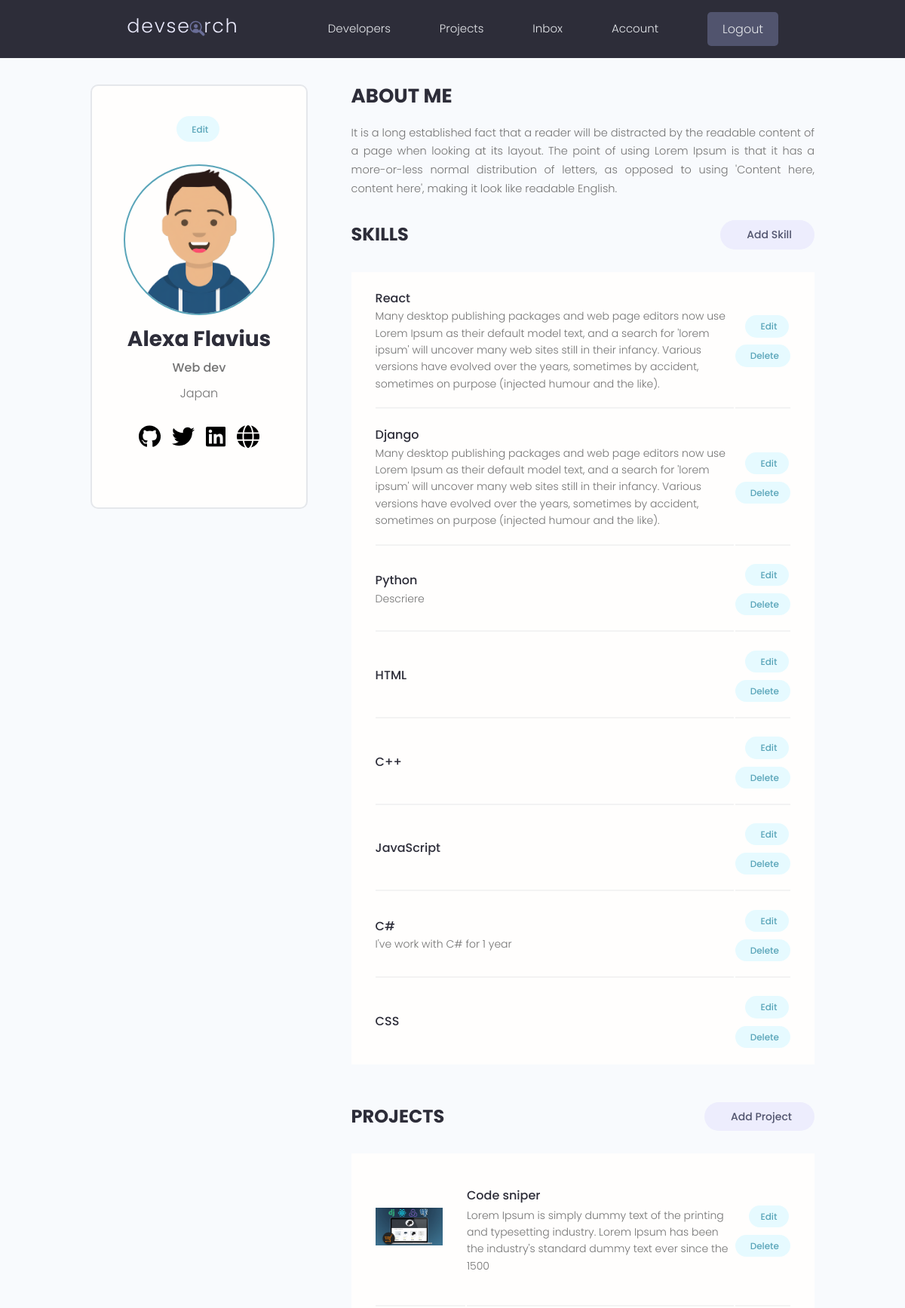
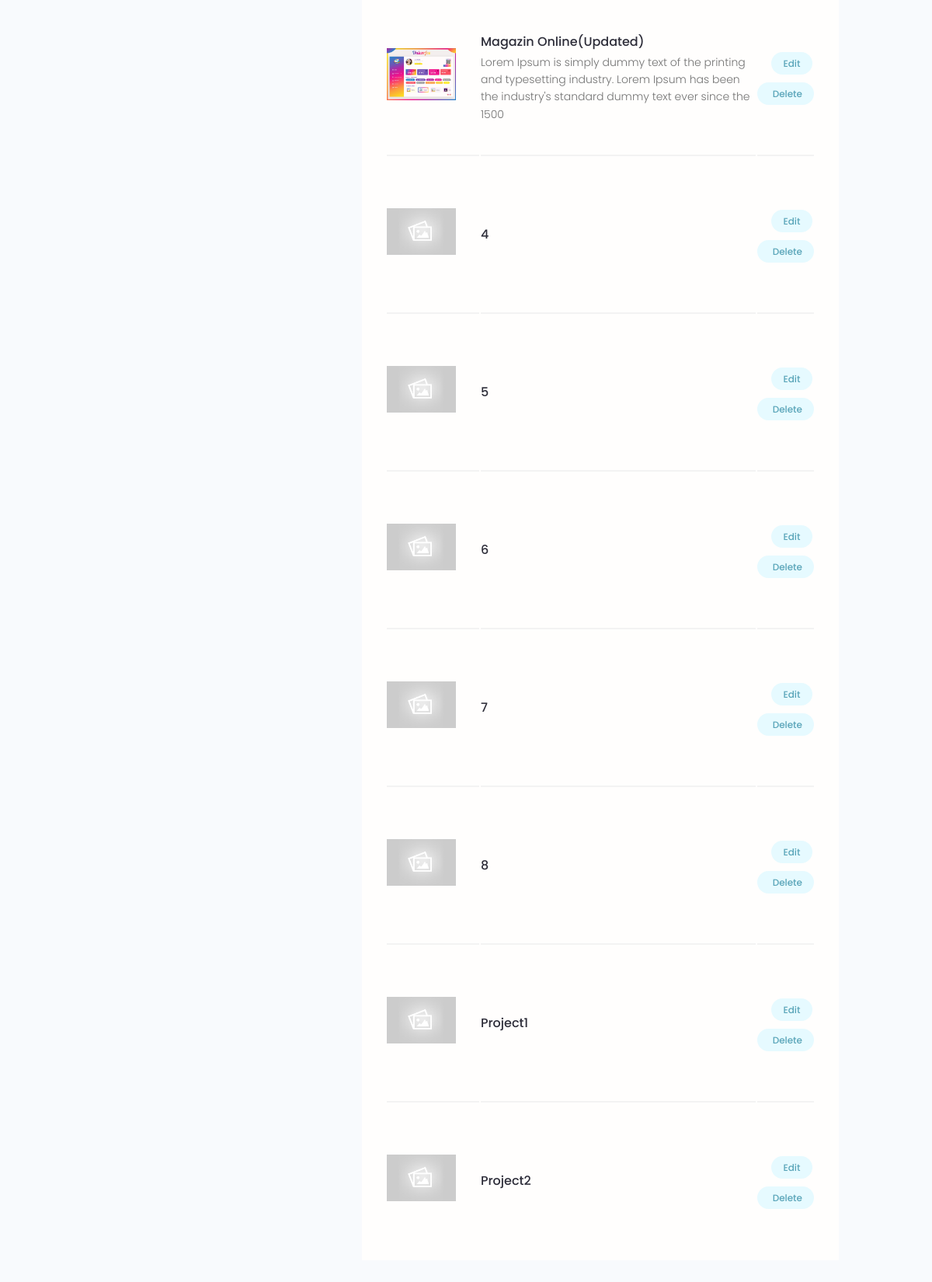
The app's page /account/ (signed in) with its own data (2 pictures, top to bottom).
### users/models.py (models this page shows, shortened)
class Profile(models.Model):
    user = models.OneToOneField(User, on_delete=models.CASCADE, null=True, blank=True)
    name = models.CharField(max_length=200, blank=True, null=True)
    email = models.EmailField(max_length=500, blank=True,null=True)
    username = models.CharField(max_length=200, blank=True, null=True)
    location = models.CharField(max_length=200, blank=True, null=True)
    short_intro = models.CharField(max_length=200, blank=True, null=True)
    bio = models.TextField(null=True, blank=True)
    profile_image = models.ImageField(null=True, blank=True, upload_to='profiles/', default='profiles/user-default.png')
    social_github = models.CharField(max_length=200, blank=True, null=True)
    social_Twitter = models.CharField(max_length=200, blank=True, null=True)
    social_linkedin = models.CharField(max_length=200, blank=True, null=True)
    social_youtube = models.CharField(max_length=200, blank=True, null=True)
    social_website = models.CharField(max_length=200, blank=True, null=True)
    created = models.DateTimeField(auto_now_add=True)
    id = models.UUIDField(default=uuid.uuid4, unique=True,
                           primary_key=True, editable=False)

class Skill(models.Model):
    owner = models.ForeignKey(
        Profile, on_delete=models.CASCADE, null=True, blank=True)
    name = models.CharField(max_length=200, blank=True, null=True)
    description = models.TextField(null=True, blank=True)
    created = models.DateTimeField(auto_now_add=True)
    id = models.UUIDField(default=uuid.uuid4, unique=True,
                           primary_key=True, editable=False)

### projects/models.py (models this page shows, shortened)
class Project(models.Model):
    owner = models.ForeignKey(Profile, null=True, blank=True, on_delete=models.SET_NULL)
    title = models.CharField(max_length=255)
    description = models.TextField(null=True, blank=True)
    featured_image = models.ImageField(null=True, blank=True, default="default.jpg")
    demo_link = models.CharField(max_length=2000, null=True, blank=True)
    source_link = models.CharField(max_length=2000, null=True, blank=True)
    tags = models.ManyToManyField('Tag', blank=True)
    vote_total = models.IntegerField(default=0, null=True, blank=True)
    vote_ratio = models.IntegerField(default=0, null=True, blank=True)
    created = models.DateTimeField(auto_now_add=True)
    id = models.UUIDField(default=uuid.uuid4, unique=True,
                           primary_key=True, editable=False)
    class Meta:
        ordering = ['-vote_ratio', '-vote_total', 'title']

### users/views.py (the view)
# urls.py: path('account/', views.userAccount, name='account'),
@login_required(login_url='login')
def userAccount(request):
    profile = request.user.profile
    skills = profile.skill_set.all()
    projects = profile.project_set.all()
    context = {'profile': profile, 'skills': skills, 'projects': projects}
    return render(request, 'users/account.html', context)

### users/templates/users/account.html (shortened to what this page needs)
{% extends 'main.html' %}
{% block content %}
  <main class="settingsPage profile my-md">
    <div class="container">
      <div class="layout">
        <div class="column column--1of3">
          <div class="card text-center">
            <div class="card__body dev">
              <a class="tag tag--pill tag--main settings__btn" href="{% url 'edit-account' %}"> Edit</a>
              <img class="avatar avatar--xl dev__avatar" src="{{profile.profile_image.url}}" />
              <h2 class="dev__name">{{profile.name}}</h2>
              <p class="dev__title">{{profile.short_intro}}</p>
              <p class="dev__location">{{profile.location}}</p>
              <ul class="dev__social">
                {% if profile.social_github %}
                <li>
                  <a title="Github" href="{{profile.social_github}}" target="_blank"></a>
                </li>
                {% endif %}
                {% if profile.social_Twitter %}
                <li>
                  <a title="Twitter" href="{{profile.social_Twitter}}" target="_blank"></a>
                </li>
                {% endif %}
                {% if profile.social_linkedin %}
                <li>
                  <a title="LinkedIn" href="{{profile.social_linkedin}}" target="_blank"></a>
                </li>
                {% endif %}
                {% if profile.social_website %}
                <li>
                  <a title="Personal Website" href="{{profile.social_website}}" target="_blank"></a>
                </li>
                {% endif %}
              </ul>
            </div>
          </div>
        </div>
        <div class="column column--2of3">
          <div class="devInfo">
            <h3 class="devInfo__title">About Me</h3>
            <p class="devInfo__about">
              {{profile.bio}}
            </p>
          </div>
          <div class="settings">
            <h3 class="settings__title">Skills</h3>
            <a class="tag tag--pill tag--sub settings__btn tag--lg" href="{% url 'create-skill' %}"> Add Skill</a>
          </div>
          <table class="settings__table">
            {% for skill in skills %}
            <tr>
              <td class="settings__tableInfo">
                <h4>{{skill.name}}</h4>
                <p>
                    {{skill.description}}
                </p>
              </td>
              <td class="settings__tableActions">
                <a class="tag tag--pill tag--main settings__btn" href="{% url 'update-skill' skill.id %}"> Edit</a>
                <a class="tag tag--pill tag--main settings__btn" href="{% url 'delete-skill' skill.id %}?next=/account">Delete</a>
              </td>
            </tr>
            {% endfor %}
          </table>
          <div class="settings">
            <h3 class="settings__title">Projects</h3>
            <a class="tag tag--pill tag--sub settings__btn tag--lg" href="{% url 'create-project' %}"> Add Project</a>
          </div>
          <table class="settings__table">
            {% for project in projects %}
            <tr>
              <td class="settings__thumbnail">
                <a href="{% url 'project' project.id %}"><img src="{{project.featured_image.url}}" alt="Project Thumbnail" /></a>
              </td>
              <td class="settings__tableInfo">
                <a href="{% url 'project' project.id %}">{{project.title}}</a>
                <p>
                  {{project.description|slice:"150"}}
                </p>
              </td>
              <td class="settings__tableActions">
                <a class="tag tag--pill tag--main settings__btn" href="{% url 'update-project' project.id %}"><id class="im im-edit"></id> Edit</a>
                <a class="tag tag--pill tag--main settings__btn" href="{% url 'delete-project' project.id %}?next=/account">
                  Delete</a>
              </td>
            </tr>
            {% endfor %}
          </table>
        </div>
      </div>
    </div>
  </main>
  {% endblock content %}

### static/styles/app.css (style rules this page uses)
:root { --color-sub: #2d2d39; }
.card { border: 2px solid var(--color-light); }
img { width: 100%; }
.profile .card > .dev { padding: 4rem; }
.dev__avatar { display: block; margin: auto; }
.dev__name { color: var(--color-sub); font-size: 2.8rem; font-weight: 700; margin-top: 1rem; margin-bottom: 0.5rem; }
.dev__title { font-size: 1.6rem; font-weight: 500; line-height: 1.3; }
.dev__location { margin-top: 1rem; }
.dev__social { margin: 3rem 0; list-style: none; display: flex; justify-content: center; gap: 1.5rem; }
.devInfo { margin-bottom: 3rem; }
.devInfo__title, .devInfo__subtitle { font-size: 2.6rem; color: var(--color-sub); text-transform: uppercase; font-weight: 700; margin-bottom: 1.5rem; }
.devInfo__about, .devSkill__info { font-size: 1.45rem; line-height: 1.7; text-align: justify; }
.settingsPage .dev > .settings__btn { display: inline-block; margin-bottom: 3rem; }
.settings { display: flex; justify-content: space-between; align-items: center; }
.settings__title { font-size: 2.4rem; text-transform: uppercase; font-weight: 700; color: var(--color-sub); }
.settings__table { margin-top: 3rem; margin-bottom: 5rem; padding: 0 3rem; background: var(--color-white); }
.settings__table tr { width: 100%; }
.settings__table tr > td { padding: 2rem 0; }
.settings__table tr:not(:last-child) td { border-bottom: 2px solid var(--color-white-light); }
.settings__thumbnail { width: 23%; min-width: 10rem; }
.settings__thumbnail img { padding-right: 3rem; height: 15rem; object-fit: contain; }
.settings__tableInfo { width: 100%; }
.settings__tableInfo h4, .settings__tableInfo a { padding-right: 1rem; width: auto; font-size: 1.6rem; font-weight: 500; color: var(--color-sub); }
.settings__tableInfo p { font-size: 1.4rem; }
.settings__tableActions { text-align: right; }

### static/uikit/styles/modules/_variables.css (style rules this page uses)
:root { --color-main: #5aa5b9; --color-main-light: #e6faff; --color-sub: #3f4156; --color-sub-light: #51546e; --color-sub-lighter: #ededfd; --color-text: #737373; --color-gray: #8b8b8b; --color-light: #e5e7eb; --color-light-gray: #767676; --color-bg: #f8fafd; --color-white: #fffefd; --color-white-light: #f3f3f3; --color-success: #359e64; --color-success-bg: #def8e8; --color-error: #fc4b0b; --color-error-bg: #fff2ee; --font-base: 'Poppins', arial, helvetica, 'Segoe UI', roboto, ubuntu, sans-serif; --font-monospace: 'Fira Code', 'Courier New', courier, monospace; --font-regular: 300; --font-medium: 500; --font-bold: 700; --generic-shadow: 1px 1px 5px #00000010; --generic-transition: all 0.3s ease-in-out; }

### static/uikit/styles/modules/_base.css (style rules this page uses)
* { margin: 0; padding: 0; box-sizing: border-box; text-rendering: optimizeLegibility; color: inherit; font-size: inherit; }
html { font-size: 50%; }
@media only screen and (min-width: 480px) { html { font-size: 56.25%; } }
@media only screen and (min-width: 1200px) { html { font-size: 62.5%; } }
body { line-height: 1.6; font-weight: 400; font-size: 1.5rem; color: var(--color-text); background-color: var(--color-bg); min-height: 100vh; }

### static/uikit/styles/modules/_typography.css (style rules this page uses)
* { font-family: var(--font-base); }
h2 { font-size: 3.6rem; font-weight: var(--font-bold); }
h3 { font-size: 3.2rem; font-weight: var(--font-medium); }
h4 { font-size: 2.8rem; font-weight: var(--font-medium); }
p, span, strong { font-size: 1.6rem; color: var(--color-text); font-weight: var(--font-regular); }
a { padding-bottom: 2px; text-decoration: none; display: inline-block; color: var(--color-main); font-weight: var(--font-medium); }

### static/uikit/styles/modules/_utilities.css (style rules this page uses)
.container { width: 92%; max-width: 165rem; margin: 0 auto; box-sizing: border-box; }
@media screen and (min-width: 1000px) { .container { width: 90%; } }
@media screen and (min-width: 1200px) { .container { width: 80%; } }
.text-center { text-align: center; }
.my-md { margin: 3rem auto; }

### static/uikit/styles/modules/_avatar.css (style rules this page uses)
.avatar { border-radius: 50%; border: 2px solid var(--color-main); object-fit: cover; }
.avatar--xl { height: 20rem; width: 20rem; }

### static/uikit/styles/modules/_card.css (style rules this page uses)
.card { border-radius: 1rem; background-color: var(--color-white); border: 1.5px solid var(--color-light); width: auto; height: auto; margin-top: 0.5rem; margin-bottom: 0.5rem; overflow: hidden; }
.card__body, .card__header { padding: 2rem 2.5rem; }

### static/uikit/styles/modules/_layout.css (style rules this page uses)
.layout { display: flex; flex-flow: row wrap; justify-content: space-between; }
.layout > .column { margin-bottom: 3rem; }
.layout > .column.column--1of3 { flex-basis: 30%; }
.layout > .column.column--2of3 { flex-basis: 64%; }

### records on screen
Profile: profile_image (picture), name "Alexa Flavius", short_intro "Web dev", location "Japan", bio "It is a long established fact that a reader will be distracted by the readable content of a page when looking at its layout. The point of using Lorem Ipsum is that it has a more-or-less normal distribution of letters, as opposed to using 'Content here, content here', making it look like readable English."
Skill: name "React", description "Many desktop publishing packages and web page editors now use Lorem Ipsum as their default model text, and a search for 'lorem ipsum' will uncover many web sites still in their infancy. Various versions have evolved over the years, sometimes by accident, sometimes on purpose (injected humour and the like)."
Skill: name "Django", description "Many desktop publishing packages and web page editors now use Lorem Ipsum as their default model text, and a search for 'lorem ipsum' will uncover many web sites still in their infancy. Various versions have evolved over the years, sometimes by accident, sometimes on purpose (injected humour and the like)."
Skill: name "Python", description "Descriere"
Skill: name "HTML"
Skill: name "C++"
Skill: name "JavaScript"
Skill: name "C#", description "I've work with C# for 1 year"
Skill: name "CSS"
Project: featured_image (picture), title "Code sniper", description "Lorem Ipsum is simply dummy text of the printing and typesetting industry. Lorem Ipsum has been the industry's standard dummy text ever since the 1500"
Project: featured_image (picture), title "Magazin Online(Updated)", description "Lorem Ipsum is simply dummy text of the printing and typesetting industry. Lorem Ipsum has been the industry's standard dummy text ever since the 1500"
Project: featured_image (placeholder picture), title "4"
Project: featured_image (placeholder picture), title "5"
Project: featured_image (placeholder picture), title "6"
Project: featured_image (placeholder picture), title "7"
Project: featured_image (placeholder picture), title "8"
Project: featured_image (placeholder picture), title "Project1"
Project: featured_image (placeholder picture), title "Project2"
